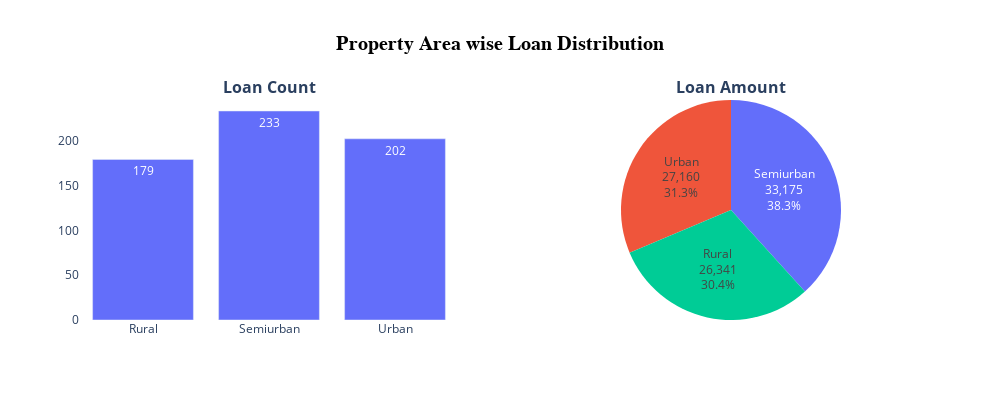

The notebook cell this image was saved under:
### Markdown cell above
**Analysis - Impact of Property Area on Loan Approval**

### Code cell
pa_loan_df = df_loan_data[['Property_Area', 'LoanAmount']].groupby(['Property_Area']).agg({'Property_Area':'count', 'LoanAmount':'sum'})
pa_loan_df.columns = [ 'Loan_Count', 'Loan_Amount']
pa_loan_df.reset_index(inplace=True)

fig = make_subplots(rows=1,cols=2,specs=[[{'type':'xy'},{'type':'Domain'}]],
                    vertical_spacing = 0.25, horizontal_spacing=.1,
                    subplot_titles=['<b>Loan Count</b>', '<b>Loan Amount</b>'])

fig.add_trace(go.Bar(x=pa_loan_df['Property_Area'],y=pa_loan_df['Loan_Count'], text=pa_loan_df['Loan_Count'] 
                     ),row=1,col=1)
fig.add_trace(go.Pie(labels=pa_loan_df['Property_Area'], values=pa_loan_df['Loan_Amount'],name='Loan_Amount', 
                     textinfo='percent+label+value'),row=1,col=2)

fig.update_layout(height=400,width=1000, 
                  title_text="<b>Property Area wise Loan Distribution</b>",
                  title_xanchor="center",
                  title_x=0.5,
                  title_font_family="Times New Roman",title_font_color="black",
                  title_font_size=20,
                  showlegend=False,
                  legend_bgcolor='#ffffff',
                  paper_bgcolor='#ffffff',
                  plot_bgcolor = '#ffffff')
fig.show()

### Figure 1 — Plotly figure (JSON) as saved in the notebook; plotly's stock layout.template omitted (floating-point values rounded to 4 significant figures)
{"data": [{"text": [179, 233, 202], "type": "bar", "x": ["Rural", "Semiurban", "Urban"], "xaxis": "x", "y": [179, 233, 202], "yaxis": "y"}, {"domain": {"x": [0.55, 1], "y": [0, 1]}, "labels": ["Rural", "Semiurban", "Urban"], "name": "Loan_Amount", "textinfo": "percent+label+value", "type": "pie", "values": [26341, 33175, 27160]}], "layout": {"annotations": [{"font": {"size": 16}, "showarrow": false, "text": "<b>Loan Count</b>", "x": 0.225, "xanchor": "center", "xref": "paper", "y": 1, "yanchor": "bottom", "yref": "paper"}, {"font": {"size": 16}, "showarrow": false, "text": "<b>Loan Amount</b>", "x": 0.775, "xanchor": "center", "xref": "paper", "y": 1, "yanchor": "bottom", "yref": "paper"}], "height": 400, "legend": {"bgcolor": "#ffffff"}, "paper_bgcolor": "#ffffff", "plot_bgcolor": "#ffffff", "showlegend": false, "title": {"font": {"color": "black", "family": "Times New Roman", "size": 20}, "text": "<b>Property Area wise Loan Distribution</b>", "x": 0.5, "xanchor": "center"}, "width": 1000, "xaxis": {"anchor": "y", "autorange": true, "domain": [0, 0.45], "range": [-0.5, 2.5], "type": "category"}, "yaxis": {"anchor": "x", "autorange": true, "domain": [0, 1], "range": [0, 245.3], "type": "linear"}}}
